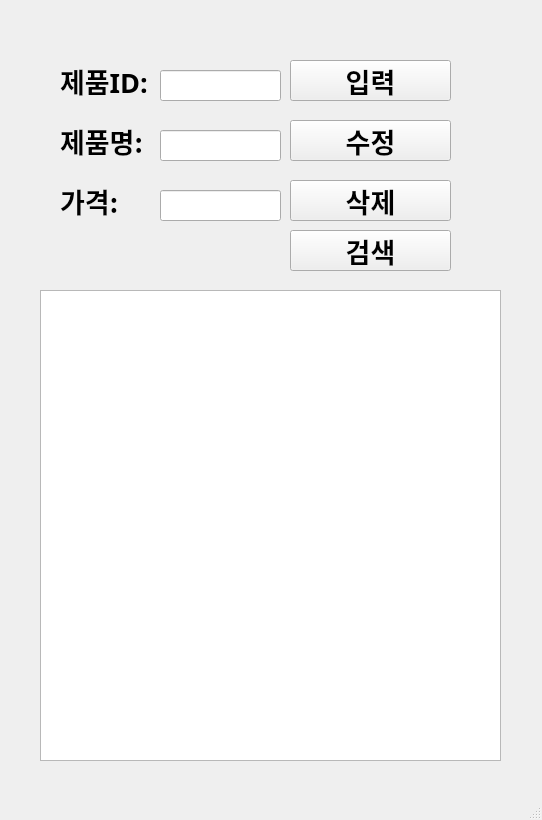
<?xml version="1.0" encoding="UTF-8"?>
<ui version="4.0">
 <class>MainWindow</class>
 <widget class="QMainWindow" name="MainWindow">
  <property name="geometry">
   <rect>
    <x>0</x>
    <y>0</y>
    <width>542</width>
    <height>820</height>
   </rect>
  </property>
  <property name="windowTitle">
   <string>MainWindow</string>
  </property>
  <widget class="QWidget" name="centralwidget">
   <widget class="QLabel" name="label">
    <property name="geometry">
     <rect>
      <x>60</x>
      <y>60</y>
      <width>151</width>
      <height>41</height>
     </rect>
    </property>
    <property name="font">
     <font>
      <family>맑은 고딕</family>
      <pointsize>20</pointsize>
      <weight>75</weight>
      <bold>true</bold>
     </font>
    </property>
    <property name="text">
     <string>제품ID:</string>
    </property>
   </widget>
   <widget class="QLabel" name="label_2">
    <property name="geometry">
     <rect>
      <x>60</x>
      <y>120</y>
      <width>151</width>
      <height>41</height>
     </rect>
    </property>
    <property name="font">
     <font>
      <family>맑은 고딕</family>
      <pointsize>20</pointsize>
      <weight>75</weight>
      <bold>true</bold>
     </font>
    </property>
    <property name="text">
     <string>제품명:</string>
    </property>
   </widget>
   <widget class="QLabel" name="label_3">
    <property name="geometry">
     <rect>
      <x>60</x>
      <y>180</y>
      <width>151</width>
      <height>41</height>
     </rect>
    </property>
    <property name="font">
     <font>
      <family>맑은 고딕</family>
      <pointsize>20</pointsize>
      <weight>75</weight>
      <bold>true</bold>
     </font>
    </property>
    <property name="text">
     <string>가격:</string>
    </property>
   </widget>
   <widget class="QLineEdit" name="prodID">
    <property name="geometry">
     <rect>
      <x>160</x>
      <y>70</y>
      <width>121</width>
      <height>31</height>
     </rect>
    </property>
    <property name="font">
     <font>
      <family>맑은 고딕</family>
      <pointsize>20</pointsize>
     </font>
    </property>
   </widget>
   <widget class="QLineEdit" name="prodName">
    <property name="geometry">
     <rect>
      <x>160</x>
      <y>130</y>
      <width>121</width>
      <height>31</height>
     </rect>
    </property>
    <property name="font">
     <font>
      <family>맑은 고딕</family>
      <pointsize>20</pointsize>
     </font>
    </property>
   </widget>
   <widget class="QLineEdit" name="prodPrice">
    <property name="geometry">
     <rect>
      <x>160</x>
      <y>190</y>
      <width>121</width>
      <height>31</height>
     </rect>
    </property>
    <property name="font">
     <font>
      <family>맑은 고딕</family>
      <pointsize>20</pointsize>
     </font>
    </property>
   </widget>
   <widget class="QPushButton" name="pushButton">
    <property name="geometry">
     <rect>
      <x>290</x>
      <y>60</y>
      <width>161</width>
      <height>41</height>
     </rect>
    </property>
    <property name="font">
     <font>
      <family>맑은 고딕</family>
      <pointsize>20</pointsize>
      <weight>75</weight>
      <bold>true</bold>
     </font>
    </property>
    <property name="text">
     <string>입력</string>
    </property>
   </widget>
   <widget class="QPushButton" name="pushButton_2">
    <property name="geometry">
     <rect>
      <x>290</x>
      <y>120</y>
      <width>161</width>
      <height>41</height>
     </rect>
    </property>
    <property name="font">
     <font>
      <family>맑은 고딕</family>
      <pointsize>20</pointsize>
      <weight>75</weight>
      <bold>true</bold>
     </font>
    </property>
    <property name="text">
     <string>수정</string>
    </property>
   </widget>
   <widget class="QPushButton" name="pushButton_3">
    <property name="geometry">
     <rect>
      <x>290</x>
      <y>180</y>
      <width>161</width>
      <height>41</height>
     </rect>
    </property>
    <property name="font">
     <font>
      <family>맑은 고딕</family>
      <pointsize>20</pointsize>
      <weight>75</weight>
      <bold>true</bold>
     </font>
    </property>
    <property name="text">
     <string>삭제</string>
    </property>
   </widget>
   <widget class="QPushButton" name="pushButton_4">
    <property name="geometry">
     <rect>
      <x>290</x>
      <y>230</y>
      <width>161</width>
      <height>41</height>
     </rect>
    </property>
    <property name="font">
     <font>
      <family>맑은 고딕</family>
      <pointsize>20</pointsize>
      <weight>75</weight>
      <bold>true</bold>
     </font>
    </property>
    <property name="text">
     <string>검색</string>
    </property>
   </widget>
   <widget class="QTableView" name="tableView">
    <property name="geometry">
     <rect>
      <x>40</x>
      <y>290</y>
      <width>461</width>
      <height>471</height>
     </rect>
    </property>
   </widget>
  </widget>
  <widget class="QMenuBar" name="menubar">
   <property name="geometry">
    <rect>
     <x>0</x>
     <y>0</y>
     <width>542</width>
     <height>21</height>
    </rect>
   </property>
  </widget>
  <widget class="QStatusBar" name="statusbar"/>
 </widget>
 <resources/>
 <connections/>
</ui>
